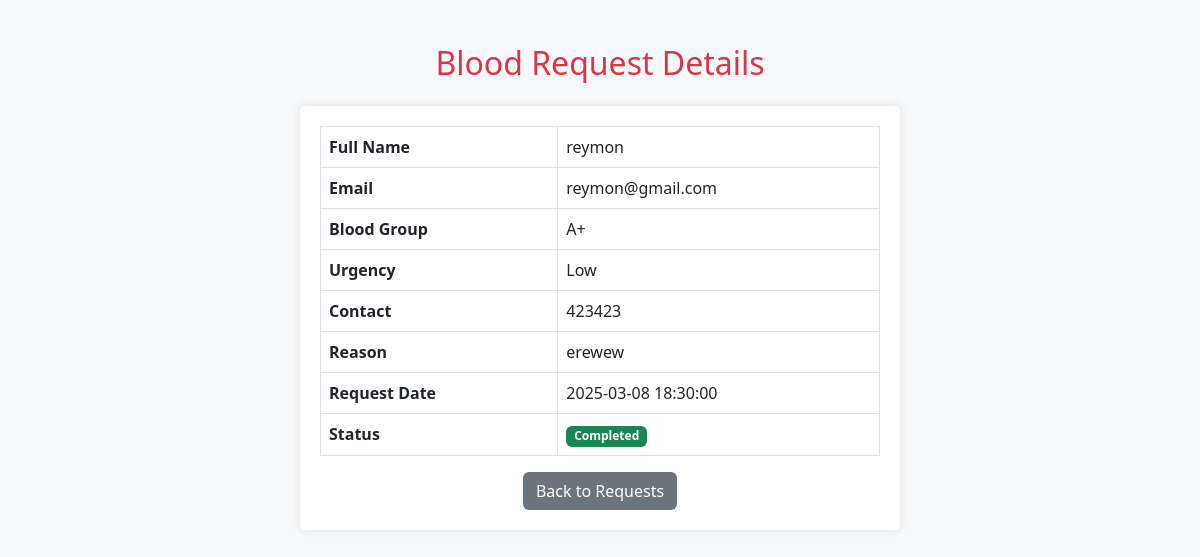
Page /view_request.php?id=2 (signed in) on the committed database.
### tables this page shows
CREATE TABLE `blood_requests` (
  `id` int(11) NOT NULL,
  `blood_group` varchar(5) NOT NULL,
  `urgency` enum('Low','Medium','High') NOT NULL,
  `contact` varchar(15) NOT NULL,
  `reason` text NOT NULL,
  `request_date` timestamp NOT NULL DEFAULT current_timestamp(),
  `status` varchar(20) DEFAULT 'Pending',
  `name` varchar(255) NOT NULL,
  `email` varchar(255) NOT NULL
);

### view_request.php (the view, shortened to what this page needs)
<?php
$servername = "localhost";
$username = "root";
$password = "";
$dbname = "blood_donation_db";
$conn = new mysqli($servername, $username, $password, $dbname);
$request_id = intval($_GET['id']);
$sql = "SELECT * FROM blood_requests WHERE id = ?";
$stmt = $conn->prepare($sql);
$stmt->bind_param("i", $request_id);
$stmt->execute();
$result = $stmt->get_result();
$request = $result->fetch_assoc();
?>
<!DOCTYPE html>
<html lang="en">
<head>
    <link rel="stylesheet" href="https://cdn.jsdelivr.net/npm/bootstrap@5.3.0/dist/css/bootstrap.min.css">
</head>
<body>
    <div class="container mt-4">
        <h2 class="text-center text-danger">Blood Request Details</h2>
        <div class="details-container mt-4">
            <table class="table table-bordered">
                <tr>
                    <th>Full Name</th>
                    <td><?php echo htmlspecialchars($request['name']); ?></td>
                </tr>
                <tr>
                    <th>Email</th>
                    <td><?php echo htmlspecialchars($request['email']); ?></td>
                </tr>
                <tr>
                    <th>Blood Group</th>
                    <td><?php echo htmlspecialchars($request['blood_group']); ?></td>
                </tr>
                <tr>
                    <th>Urgency</th>
                    <td><?php echo htmlspecialchars($request['urgency']); ?></td>
                </tr>
                <tr>
                    <th>Contact</th>
                    <td><?php echo htmlspecialchars($request['contact']); ?></td>
                </tr>
                <tr>
                    <th>Reason</th>
                    <td><?php echo htmlspecialchars($request['reason']); ?></td>
                </tr>
                <tr>
                    <th>Request Date</th>
                    <td><?php echo htmlspecialchars($request['request_date']); ?></td>
                </tr>
                <tr>
                    <th>Status</th>
                    <td>
                        <?php
                            if ($request['status'] === 'Completed') {
                                echo '<span class="badge bg-success">Completed</span>';
                            } else {
                                echo '<span class="badge bg-warning">Pending</span>';
                            }
                        ?>
                    </td>
                </tr>
            </table>
            <div class="text-center">
                <a href="all_requests.php" class="btn btn-back">Back to Requests</a>
            </div>
        </div>
    </div>
</body>
</html>

### view_request.php (style rules this page uses)
body { background-color: #f8f9fa; padding: 20px; }
.details-container { max-width: 600px; margin: 0 auto; background: #fff; padding: 20px; border-radius: 5px; box-shadow: 0px 0px 10px rgba(0, 0, 0, 0.1); }
.btn-back { background-color: #6c757d; color: white; }

### rows in the picture
blood_requests: name "reymon", email "reymon@gmail.com", blood_group "A+", urgency "Low", contact "423423", reason "erewew", request_date "2025-03-08 18:30:00"
